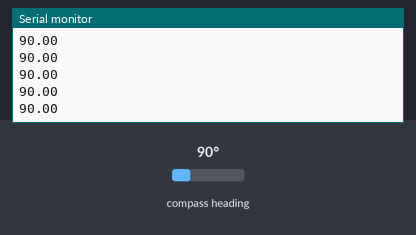
The sketch below on a simulated Arduino Uno, built with avr-gcc and run on an emulated ATmega328P. Parts: the last lines printed to the serial monitor. The test bench sets the inputs (shaded band); at power-on: compass heading 90°.

Above: at 1.2 s.
1.3 s: compass heading set to 7°
At 2.1 s:
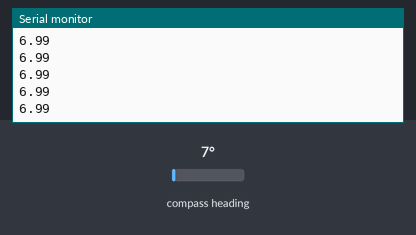
2.8 s: compass heading set to 180°
At 3.7 s:
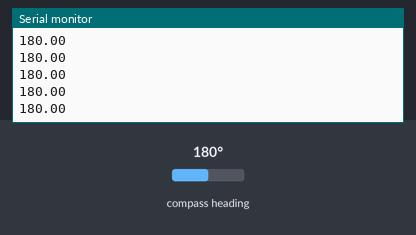
Timing chart, 0 to 5.8 s (numbered marks = the images above; inputs shaded):
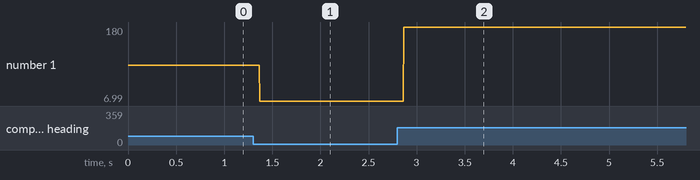

The sketch:

sketch_apr23a.ino
```cpp
#include <Wire.h>
#include <Adafruit_Sensor.h>
#include <Adafruit_HMC5883_U.h>

Adafruit_HMC5883_Unified mag = Adafruit_HMC5883_Unified(12345);
float degree;

void setup()
{
  Serial.begin(9600);
  if(!mag.begin())
  {
    while(1);
  }
}

void loop(void)
{
  getDegree();
  Serial.println(degree);
}

void getDegree()
{
  sensors_event_t event;
  mag.getEvent(&event);

  //Serial.print("X: "); Serial.print(event.magnetic.x); Serial.print("  ");
  //Serial.print("Y: "); Serial.print(event.magnetic.y); Serial.print("  ");
  //Serial.print("Z: "); Serial.print(event.magnetic.z); Serial.print("  ");

  float heading = atan2(event.magnetic.y, event.magnetic.x);

  if(heading < 0)
    heading += 2*PI;

  if(heading > 2*PI)
    heading -= 2*PI;

  float headingDegrees = heading * 180/M_PI;
  degree = headingDegrees;
}
```

Measured:
- after the input at 1.3 s, the serial monitor: prints a new line after 0.07 s (image 1)
- after the input at 2.8 s, the serial monitor: prints a new line after 0.07 s (image 2)
- plotted number 1: 90 → 6.99 after the input at 1.3 s, 6.99 → 180 after the input at 2.8 s
